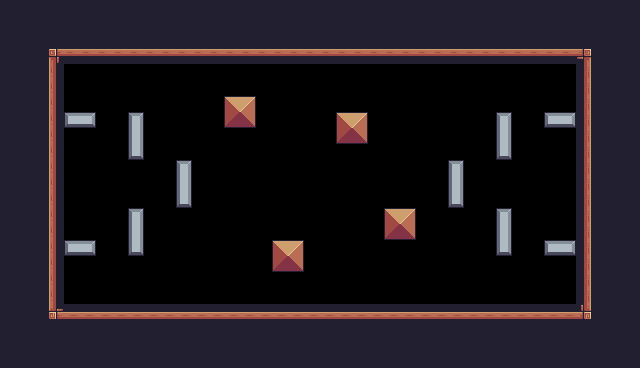

The image is a tile-based game level rendered from a .tmx file. Its description and complete source (layers, tilesets, objects, tile grids) follow:
An orthogonal 40x23 tile map with 16x16 px tiles, 1 tile layer (Background) and 19 objects (14x Platform, Player).

<map version="1.10" tiledversion="1.10.2" orientation="orthogonal" renderorder="right-down" width="40" height="23" tilewidth="16" tileheight="16" infinite="0" nextlayerid="4" nextobjectid="25">
 <tileset firstgid="1" source="Steel Strategy.tsx" />
 <layer id="1" name="Background" width="40" height="23">
  <data encoding="csv">
24,24,24,24,24,24,24,24,24,24,24,24,24,24,24,24,24,24,24,24,24,24,24,24,24,24,24,24,24,24,24,24,24,24,24,24,24,24,24,24,
24,24,24,24,24,24,24,24,24,24,24,24,24,24,24,24,24,24,24,24,24,24,24,24,24,24,24,24,24,24,24,24,24,24,24,24,24,24,24,24,
24,24,24,24,24,24,24,24,24,24,24,24,24,24,24,24,24,24,24,24,24,24,24,24,24,24,24,24,24,24,24,24,24,24,24,24,24,24,24,24,
24,24,24,89,90,90,90,90,90,90,90,90,90,90,90,90,90,90,90,90,90,90,90,90,90,90,90,90,90,90,90,90,90,90,90,90,91,24,24,24,
24,24,24,111,0,0,0,0,0,0,0,0,0,0,0,0,0,0,0,0,0,0,0,0,0,0,0,0,0,0,0,0,0,0,0,0,113,24,24,24,
24,24,24,111,0,0,0,0,0,0,0,0,0,0,0,0,0,0,0,0,0,0,0,0,0,0,0,0,0,0,0,0,0,0,0,0,113,24,24,24,
24,24,24,111,0,0,0,0,0,0,0,0,0,0,36,37,0,0,0,0,0,0,0,0,0,0,0,0,0,0,0,0,0,0,0,0,113,24,24,24,
24,24,24,111,101,103,0,0,104,0,0,0,0,0,58,59,0,0,0,0,0,36,37,0,0,0,0,0,0,0,0,104,0,0,101,103,113,24,24,24,
24,24,24,111,0,0,0,0,126,0,0,0,0,0,0,0,0,0,0,0,0,58,59,0,0,0,0,0,0,0,0,126,0,0,0,0,113,24,24,24,
24,24,24,111,0,0,0,0,148,0,0,0,0,0,0,0,0,0,0,0,0,0,0,0,0,0,0,0,0,0,0,148,0,0,0,0,113,24,24,24,
24,24,24,111,0,0,0,0,0,0,0,104,0,0,0,0,0,0,0,0,0,0,0,0,0,0,0,0,104,0,0,0,0,0,0,0,113,24,24,24,
24,24,24,111,0,0,0,0,0,0,0,126,0,0,0,0,0,0,0,0,0,0,0,0,0,0,0,0,126,0,0,0,0,0,0,0,113,24,24,24,
24,24,24,111,0,0,0,0,0,0,0,148,0,0,0,0,0,0,0,0,0,0,0,0,0,0,0,0,148,0,0,0,0,0,0,0,113,24,24,24,
24,24,24,111,0,0,0,0,104,0,0,0,0,0,0,0,0,0,0,0,0,0,0,0,36,37,0,0,0,0,0,104,0,0,0,0,113,24,24,24,
24,24,24,111,0,0,0,0,126,0,0,0,0,0,0,0,0,0,0,0,0,0,0,0,58,59,0,0,0,0,0,126,0,0,0,0,113,24,24,24,
24,24,24,111,101,103,0,0,148,0,0,0,0,0,0,0,0,36,37,0,0,0,0,0,0,0,0,0,0,0,0,148,0,0,101,103,113,24,24,24,
24,24,24,111,0,0,0,0,0,0,0,0,0,0,0,0,0,58,59,0,0,0,0,0,0,0,0,0,0,0,0,0,0,0,0,0,113,24,24,24,
24,24,24,111,0,0,0,0,0,0,0,0,0,0,0,0,0,0,0,0,0,0,0,0,0,0,0,0,0,0,0,0,0,0,0,0,113,24,24,24,
24,24,24,111,0,0,0,0,0,0,0,0,0,0,0,0,0,0,0,0,0,0,0,0,0,0,0,0,0,0,0,0,0,0,0,0,113,24,24,24,
24,24,24,133,134,134,134,134,134,134,134,134,134,134,134,134,134,134,134,134,134,134,134,134,134,134,134,134,134,134,134,134,134,134,134,134,135,24,24,24,
24,24,24,24,24,24,24,24,24,24,24,24,24,24,24,24,24,24,24,24,24,24,24,24,24,24,24,24,24,24,112,112,112,112,24,24,24,24,24,24,
24,24,24,24,24,24,24,24,24,24,24,24,24,24,24,24,24,24,24,24,24,24,24,24,24,24,24,24,24,112,112,112,24,24,24,24,24,24,24,24,
24,24,24,24,24,24,24,24,24,24,24,24,24,24,24,24,24,24,24,24,24,24,24,24,24,24,24,24,24,24,24,24,24,24,24,24,24,24,24,24
</data>
 </layer>
 <objectgroup id="2" name="Spawnpoints">
  <object id="4" name="Player" type="Player" x="329.1" y="254.003" width="36.444" height="32.0265" />
 </objectgroup>
 <objectgroup id="3" name="Collisions">
  <object id="7" x="48" y="48" width="16" height="272" />
  <object id="8" x="48" y="304" width="544" height="16" />
  <object id="9" x="576" y="48" width="16" height="256" />
  <object id="10" x="64" y="48" width="512" height="16" />
  <object id="11" type="Platform" x="64" y="112" width="32" height="16" />
  <object id="12" type="Platform" x="64" y="240" width="32" height="16" />
  <object id="13" type="Platform" x="128" y="112" width="16" height="48" />
  <object id="14" type="Platform" x="128" y="208" width="16" height="48" />
  <object id="15" type="Platform" x="176" y="160" width="16" height="48" />
  <object id="16" type="Platform" x="224" y="96" width="32" height="32" />
  <object id="17" type="Platform" x="336" y="112" width="32" height="32" />
  <object id="18" type="Platform" x="384" y="208" width="32" height="32" />
  <object id="19" type="Platform" x="272" y="240" width="32" height="32" />
  <object id="20" type="Platform" x="448" y="160" width="16" height="48" />
  <object id="21" type="Platform" x="496" y="112" width="16" height="48" />
  <object id="22" type="Platform" x="496" y="208" width="16" height="48" />
  <object id="23" type="Platform" x="544" y="112" width="32" height="16" />
  <object id="24" type="Platform" x="544" y="240" width="32" height="16" />
 </objectgroup>
</map>
